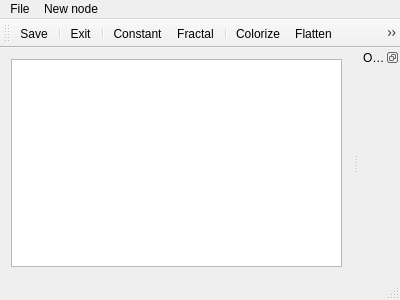
<?xml version="1.0" encoding="UTF-8"?>
<ui version="4.0">
 <class>MainWindow</class>
 <widget class="QMainWindow" name="MainWindow">
  <property name="geometry">
   <rect>
    <x>0</x>
    <y>0</y>
    <width>400</width>
    <height>300</height>
   </rect>
  </property>
  <property name="windowTitle">
   <string>MainWindow</string>
  </property>
  <widget class="QWidget" name="centralWidget">
   <layout class="QHBoxLayout" name="horizontalLayout">
    <property name="sizeConstraint">
     <enum>QLayout::SetNoConstraint</enum>
    </property>
    <item>
     <widget class="QGraphicsView" name="controlGraph"/>
    </item>
   </layout>
  </widget>
  <widget class="QMenuBar" name="menuBar">
   <property name="geometry">
    <rect>
     <x>0</x>
     <y>0</y>
     <width>400</width>
     <height>20</height>
    </rect>
   </property>
   <widget class="QMenu" name="menuNodes">
    <property name="title">
     <string>New node</string>
    </property>
    <widget class="QMenu" name="menuGenerator_2">
     <property name="title">
      <string>Generator</string>
     </property>
     <addaction name="actionConstant"/>
     <addaction name="actionNewFractalGen"/>
    </widget>
    <widget class="QMenu" name="menuFilter_2">
     <property name="title">
      <string>Filter</string>
     </property>
     <addaction name="actionColorize"/>
     <addaction name="actionFlatten"/>
     <addaction name="actionNewFilterIslandize"/>
     <addaction name="actionSmooth"/>
    </widget>
    <addaction name="menuGenerator_2"/>
    <addaction name="menuFilter_2"/>
   </widget>
   <widget class="QMenu" name="menuFile">
    <property name="title">
     <string>File</string>
    </property>
    <addaction name="actionSave"/>
    <addaction name="separator"/>
    <addaction name="actionExit"/>
   </widget>
   <addaction name="menuFile"/>
   <addaction name="menuNodes"/>
  </widget>
  <widget class="QToolBar" name="mainToolBar">
   <attribute name="toolBarArea">
    <enum>TopToolBarArea</enum>
   </attribute>
   <attribute name="toolBarBreak">
    <bool>false</bool>
   </attribute>
   <addaction name="actionSave"/>
   <addaction name="separator"/>
   <addaction name="actionExit"/>
   <addaction name="separator"/>
   <addaction name="actionConstant"/>
   <addaction name="actionNewFractalGen"/>
   <addaction name="separator"/>
   <addaction name="actionColorize"/>
   <addaction name="actionFlatten"/>
   <addaction name="actionNewFilterIslandize"/>
   <addaction name="actionSmooth"/>
  </widget>
  <widget class="QStatusBar" name="statusBar"/>
  <widget class="QDockWidget" name="dockWidget">
   <property name="features">
    <set>QDockWidget::DockWidgetFloatable|QDockWidget::DockWidgetMovable</set>
   </property>
   <property name="windowTitle">
    <string>Output image</string>
   </property>
   <attribute name="dockWidgetArea">
    <number>2</number>
   </attribute>
   <widget class="QWidget" name="dockWidgetContents">
    <layout class="QVBoxLayout" name="verticalLayout">
     <item>
      <widget class="QLabel" name="image">
       <property name="maximumSize">
        <size>
         <width>256</width>
         <height>256</height>
        </size>
       </property>
       <property name="text">
        <string/>
       </property>
      </widget>
     </item>
    </layout>
   </widget>
  </widget>
  <action name="actionNewFractalGen">
   <property name="text">
    <string>Fractal</string>
   </property>
   <property name="toolTip">
    <string>New fractal generator</string>
   </property>
  </action>
  <action name="actionNewFilterIslandize">
   <property name="text">
    <string>Islandize</string>
   </property>
  </action>
  <action name="actionExit">
   <property name="text">
    <string>Exit</string>
   </property>
   <property name="shortcut">
    <string>Ctrl+Q</string>
   </property>
  </action>
  <action name="actionFlatten">
   <property name="text">
    <string>Flatten</string>
   </property>
   <property name="toolTip">
    <string>New flatten filter</string>
   </property>
  </action>
  <action name="actionSmooth">
   <property name="text">
    <string>Smooth</string>
   </property>
   <property name="toolTip">
    <string>New smooth filter</string>
   </property>
  </action>
  <action name="actionColorize">
   <property name="text">
    <string>Colorize</string>
   </property>
   <property name="toolTip">
    <string>New colorize filter</string>
   </property>
  </action>
  <action name="actionConstant">
   <property name="text">
    <string>Constant</string>
   </property>
   <property name="toolTip">
    <string>New constant generator</string>
   </property>
  </action>
  <action name="actionSave">
   <property name="text">
    <string>Save</string>
   </property>
   <property name="toolTip">
    <string>Save the current map</string>
   </property>
   <property name="shortcut">
    <string>Ctrl+S</string>
   </property>
  </action>
 </widget>
 <layoutdefault spacing="6" margin="11"/>
 <resources/>
 <connections>
  <connection>
   <sender>actionExit</sender>
   <signal>triggered()</signal>
   <receiver>MainWindow</receiver>
   <slot>close()</slot>
   <hints>
    <hint type="sourcelabel">
     <x>-1</x>
     <y>-1</y>
    </hint>
    <hint type="destinationlabel">
     <x>199</x>
     <y>149</y>
    </hint>
   </hints>
  </connection>
 </connections>
</ui>
